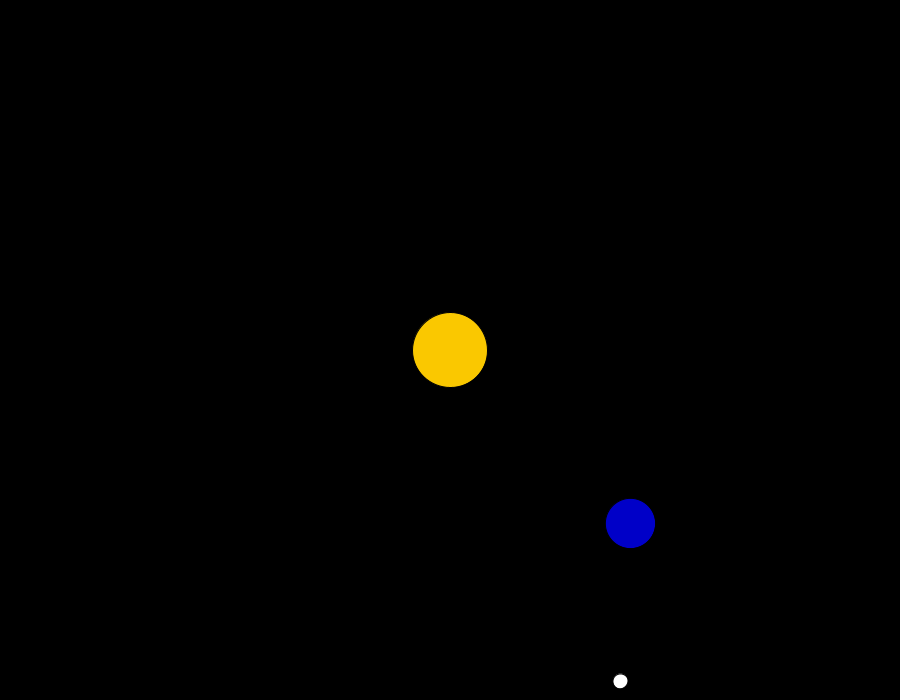
Frame 1 (no input)
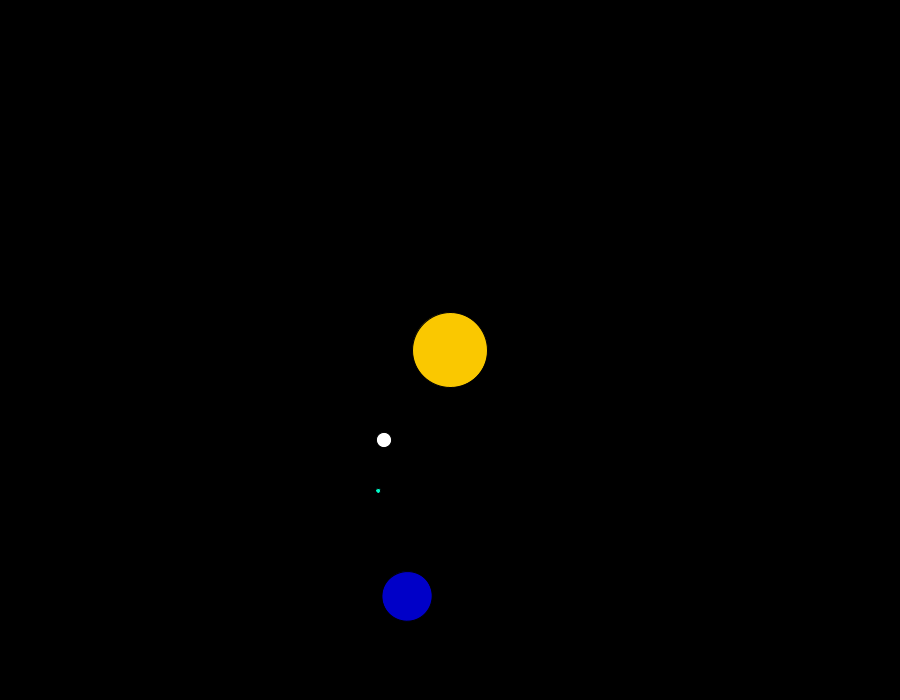
Frame 60 (the mouse pressed at the canvas centre just before this capture)
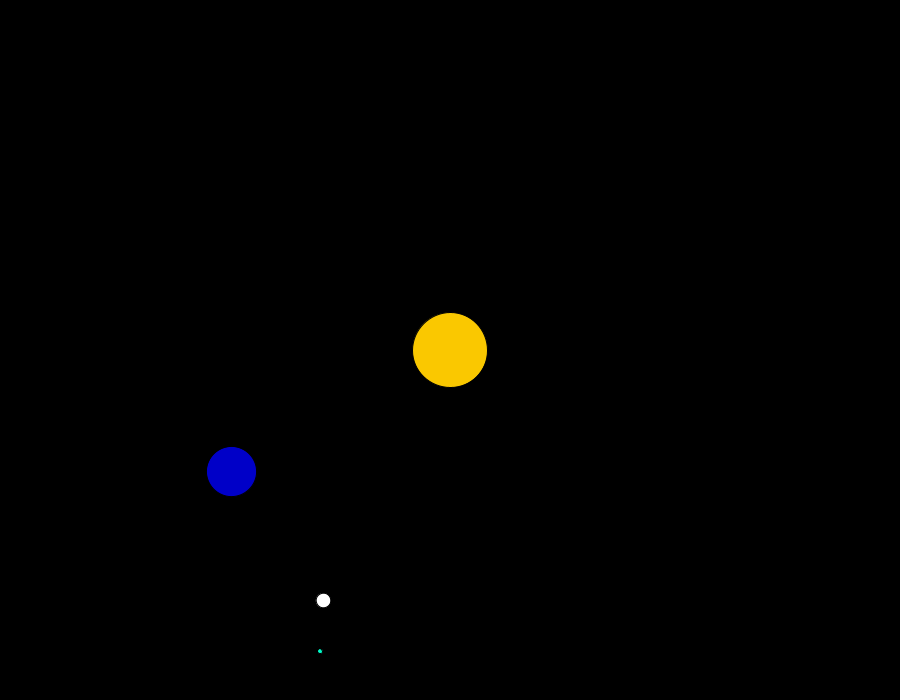
Frame 120 (the mouse held since frame 60 and released just before this capture)

The Processing sketch that drew these frames (run headless with seeded random() and noise(); from frame 60 on, the mouse is pressed at the canvas centre):

// Processing sketch: processing_113745
// ── processing_113745.pde

void setup(){

  size (900,700);
  background (0);
  
}

void sunearth(){
 //sun
  translate (450,350);
  fill(250,200,0);
  ellipse(0,0,75,75); 
  rotate(radians(millis()/20));
  //fill (0,0,200);
  //ellipse(150,100,50,50);
  
}

void earthMoon(){
  
  translate(200,150);
  fill (0,0,200);
  ellipse(0,0,50,50);
  rotate(radians(millis()/10));
 // fill(255);
  //ellipse(50,10,15,15);
  

  
}

void moonsat(){

  translate (50,150);
  fill(255);
  ellipse(0,0,15,15);
  rotate(radians(millis()/5));
  fill (0,250,200);
  ellipse(50,10,5,5);
  
}

void draw(){
  
  background (0);
  sunearth();
  earthMoon();
  moonsat();


}
